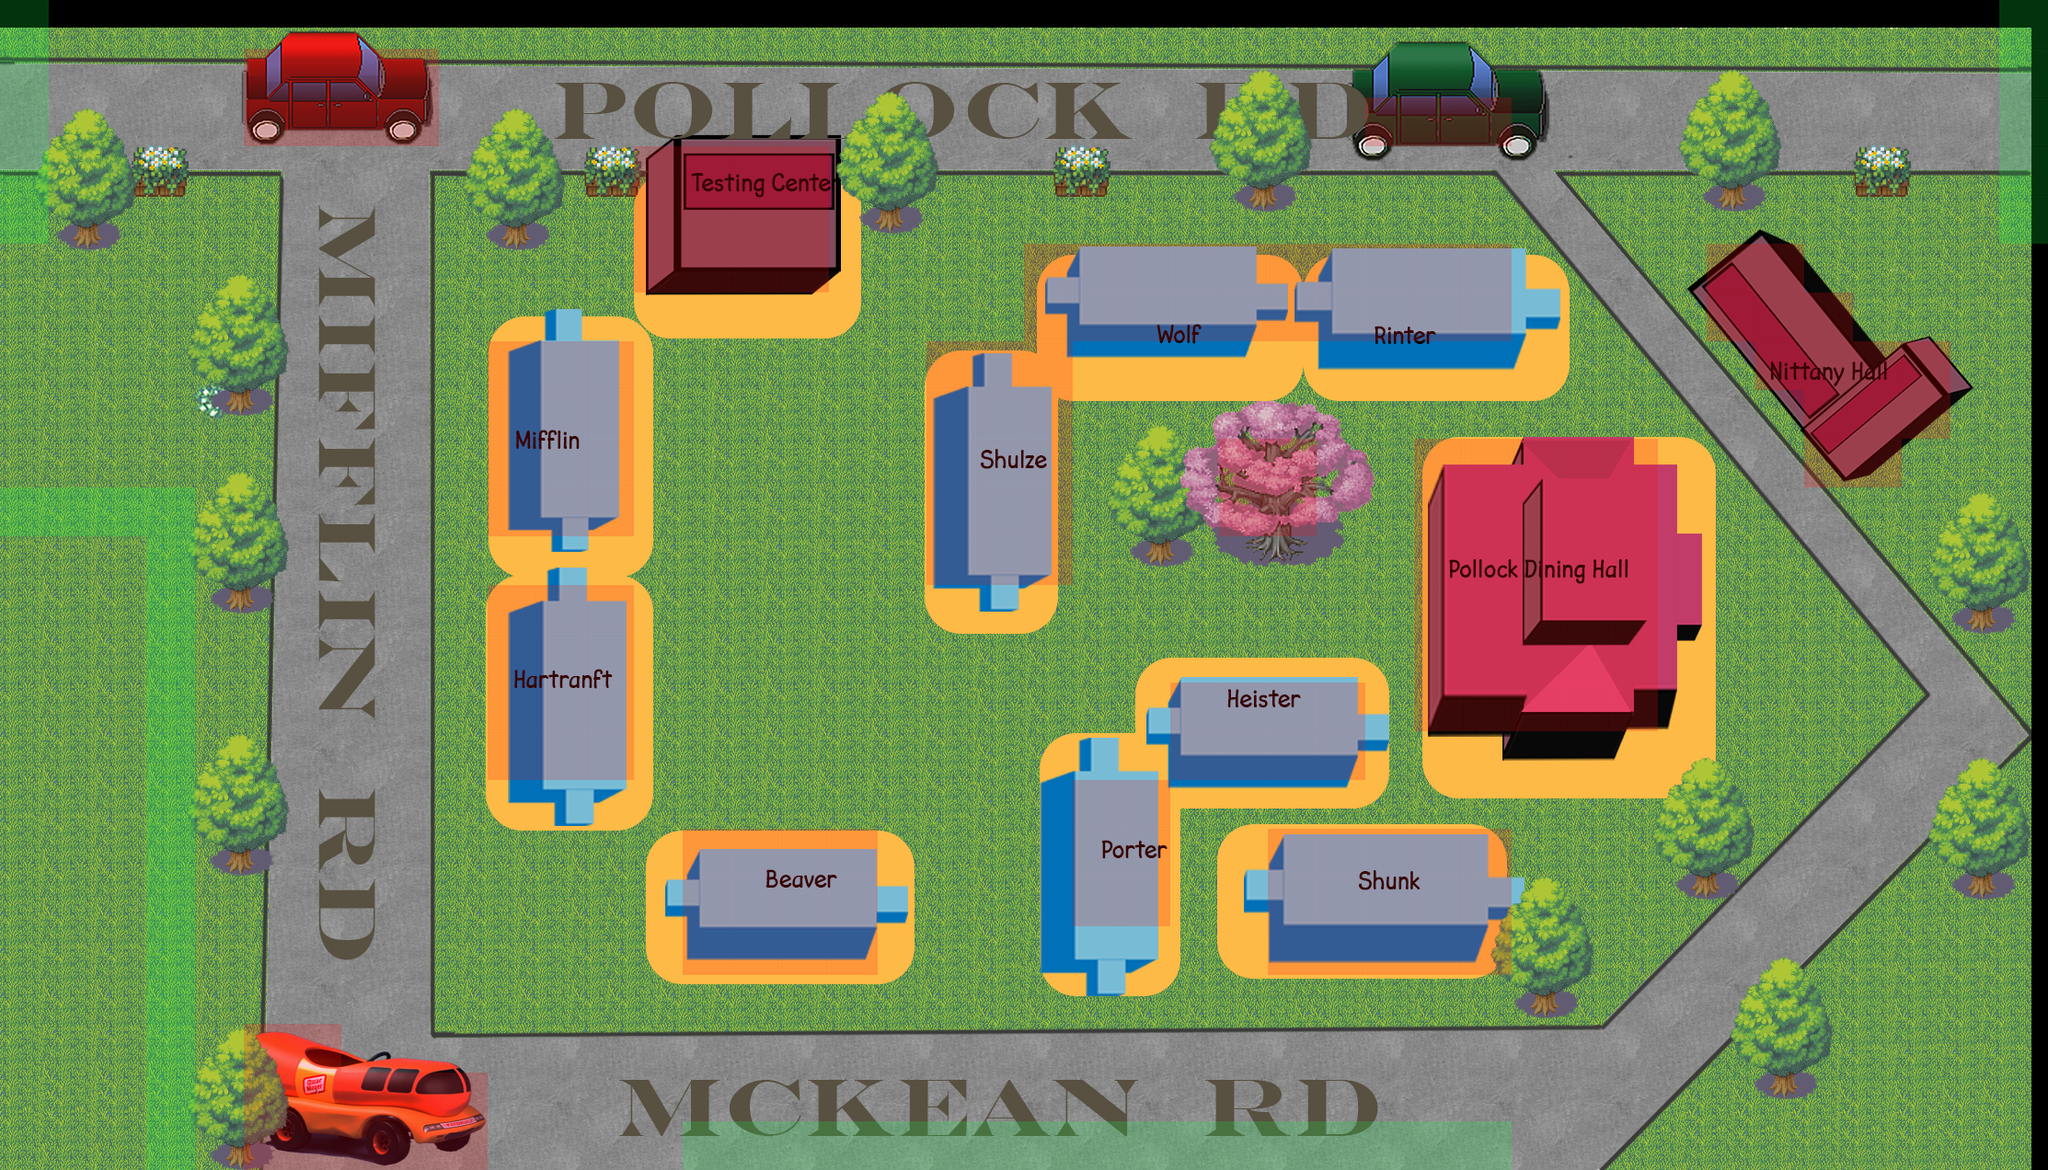

Below is a game level as drawn by its tile map, then a one-line description and the .tmx that defines it (tile-layer data replaced by summaries):
An orthogonal 42x24 tile map with 53x53 px tiles, 2 tile layers (Tile Layer 1, building), 2 tilesets.

<map version="1.0" orientation="orthogonal" renderorder="right-down" width="42" height="24" tilewidth="53" tileheight="53" nextobjectid="1">
 <tileset firstgid="1" name="Pollock" tilewidth="53" tileheight="53">
  <image source="Pollock.png" width="2226" height="1272" />
 </tileset>
 <tileset firstgid="1009" name="meta_tiles" tilewidth="53" tileheight="53">
  <image source="meta_tiles.png" width="106" height="53" />
  <tile id="0">
   <properties>
    <property name="collision" value="false" />
   </properties>
  </tile>
  <tile id="1">
   <properties>
    <property name="collision" value="true" />
   </properties>
  </tile>
 </tileset>
 <layer name="Tile Layer 1" width="42" height="24">
  <data>[1008 cells, 1008 non-empty, 1008 distinct tile ids]</data>
 </layer>
 <layer name="building" width="42" height="24">
  <data>[1008 cells, 227 non-empty, 2 distinct tile ids]</data>
 </layer>
</map>
